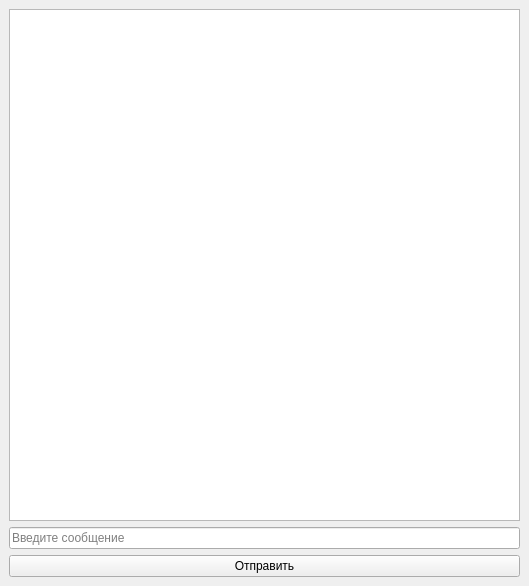
<?xml version="1.0" encoding="UTF-8"?>
<ui version="4.0">
 <class>MainWindow</class>
 <widget class="QMainWindow" name="MainWindow">
  <property name="geometry">
   <rect>
    <x>0</x>
    <y>0</y>
    <width>529</width>
    <height>586</height>
   </rect>
  </property>
  <property name="windowTitle">
   <string>MainWindow</string>
  </property>
  <widget class="QWidget" name="centralwidget">
   <layout class="QGridLayout" name="gridLayout">
    <item row="3" column="0">
     <widget class="QPushButton" name="pushButton">
      <property name="text">
       <string>Отправить</string>
      </property>
     </widget>
    </item>
    <item row="1" column="0">
     <widget class="QTextBrowser" name="textBrowser"/>
    </item>
    <item row="2" column="0">
     <widget class="QLineEdit" name="lineEdit">
      <property name="placeholderText">
       <string>Введите сообщение</string>
      </property>
     </widget>
    </item>
   </layout>
  </widget>
 </widget>
 <resources/>
 <connections/>
</ui>
